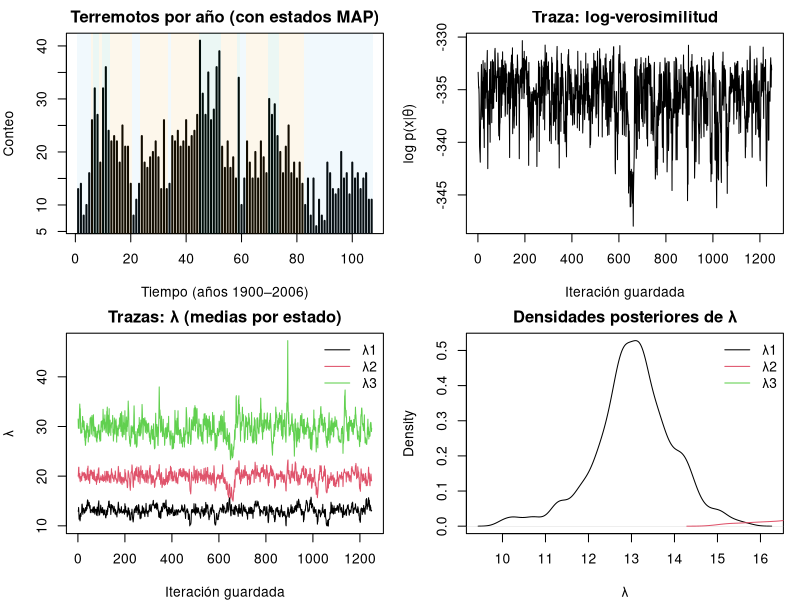

The R script that drew this image:
## ------------------------------------------------------------
## Poisson–HMM con muestreador de Gibbs (basado en Scott / Frühwirth-Schnatter)
## Datos: Tabla 1.1 – Terremotos mayores (Mag ≥ 7), 1900–2006 (107 obs)
## Modelo:
##   C_t | C_{t-1} ~ Markov(Γ) en estados {1,...,m}
##   X_t | C_t=i    ~ Poisson(λ_i), con λ_i = sum_{j=1}^i τ_j, τ_j >= 0
## Priori:
##   Fila r de Γ ~ Dirichlet(ν_r)      (independientes por fila)
##   τ_j        ~ Gamma(a_j, b_j)      (forma a_j, tasa b_j; independientes)
## Pasos del Gibbs (como en las páginas adjuntas):
##   1) Muestrear C_{1:T} | x, θ con mensajes hacia adelante + muestreo hacia atrás
##   2) Descomponer cada x_t en contribuciones (x_{1t},...,x_{it}) vía Multinomial
##   3) Actualizar Γ por filas con Dirichlet(ν_r + conteos de transición)
##   4) Actualizar τ_j con Gamma(a_j + sum_t x_{jt},  b_j + N_j),
##      donde N_j = #{t : C_t ≥ j} (régimen j activo en t)
## ------------------------------------------------------------

set.seed(1)

## -----------------------
## 0) Datos de terremotos (Tabla 1.1)
##    (leer por renglones; 107 conteos anuales)
## -----------------------
x <- c(
  13,14,8,10,16,26,32,27,18,32,36,24,22,23,22,18,25,21,21,14,
  8,11,14,23,18,17,19,20,22,19,13,26,13,14,23,22,24,21,22,26,21,
  23,24,27,41,31,27,35,26,28,36,39,21,17,22,17,19,15,34,10,15,
  22,18,15,20,15,22,19,16,30,27,29,23,20,16,21,25,16,18,15,
  18,14,10,15,8,15,6,11,8,7,18,16,13,12,13,20,15,16,12,18,
  15,16,13,15,16,11,11
)

T <- length(x)  # debería ser 107

## -----------------------
## 1) Tamaño del modelo y priori
## -----------------------
m <- 3  # número de estados ocultos (puedes probar m=2,3,4)

# Hiperparámetros Dirichlet para las filas de Γ (ν_r es vector por fila)
# Usamos priori débilmente informativa y simétrica.
nu <- matrix(1, nrow = m, ncol = m)   # ν_rj = 1 (uniforme en el simplex)

# Priori Gamma(a_j, b_j) para τ_j (forma a_j, tasa b_j).
# Priori ligeras que permiten λ ordenadas pero flexibles.
a <- rep(1.0, m)     # forma
b <- rep(0.1, m)     # tasa  (media a/b = 10; ajusta si quieres)

## -----------------------
## 2) Auxiliares: muestreo y utilidades
## -----------------------

# Muestreador Dirichlet (para una fila)
rdirichlet_row <- function(alpha) {
  g <- rgamma(length(alpha), shape = alpha, rate = 1)
  g / sum(g)
}

# PMF de Poisson vectorizada sobre un conjunto de medias
dpois_vec <- function(y, lambda) {
  # regresa vector de largo length(lambda): P(Y=y | λ=lambda[i])
  dpois(y, lambda = lambda)
}

# De τ a λ (acumulada, impone orden λ_1 ≤ λ_2 ≤ ...)
tau_to_lambda <- function(tau) cumsum(tau)

# Mensajes hacia adelante α_t(i) ∝ P(x_{1:t}, C_t=i | θ), normalizados por t.
# Regresa list(alpha = matriz T x m de α normalizados,
#              loglik = suma de log c_t con c_t las constantes de escalamiento)
forward_messages <- function(x, lambda, Gamma) {
  T <- length(x); m <- length(lambda)
  alpha <- matrix(0, nrow = T, ncol = m)
  cscale <- numeric(T)
  
  # Distribución inicial: estacionaria de Γ o uniforme (usamos uniforme)
  pi0 <- rep(1/m, m)
  
  # t = 1
  emit1 <- dpois_vec(x[1], lambda)
  alpha1_unnorm <- pi0 * emit1
  cscale[1] <- sum(alpha1_unnorm)
  alpha[1, ] <- alpha1_unnorm / cscale[1]
  
  # t >= 2
  for (t in 2:T) {
    emit <- dpois_vec(x[t], lambda)
    pred <- as.numeric(alpha[t-1, ] %*% Gamma)   # longitud m
    at_unnorm <- pred * emit
    cscale[t] <- sum(at_unnorm)
    alpha[t, ] <- at_unnorm / cscale[t]
  }
  list(alpha = alpha, loglik = sum(log(cscale)))
}

# Muestreo hacia atrás de la trayectoria oculta usando α y Γ
backward_sample_states <- function(alpha, Gamma) {
  T <- nrow(alpha); m <- ncol(alpha)
  C <- integer(T)
  
  # Muestrea C_T ~ Categórica(α_T)
  C[T] <- sample.int(m, size = 1, prob = alpha[T, ])
  
  # Para t = T-1,...,1:
  for (t in (T-1):1) {
    # P(C_t = i | C_{t+1}=j, x) ∝ α_t(i) Γ_{ij}
    prob <- alpha[t, ] * Gamma[, C[t+1]]
    prob <- prob / sum(prob)
    C[t] <- sample.int(m, size = 1, prob = prob)
  }
  C
}

# Construye la matriz de conteos de transición a partir de una trayectoria de estados
transition_counts <- function(C, m) {
  M <- matrix(0, m, m)
  for (t in 1:(length(C)-1)) {
    M[C[t], C[t+1]] <- M[C[t], C[t+1]] + 1
  }
  M
}

# Descomponer x_t en contribuciones de regímenes activos cuando C_t = i.
# Muestrea (x_{1t},...,x_{it}) ~ Multinomial(x_t, p_j ∝ τ_{1:i})
# y fija x_{jt}=0 para j>i. Regresa vector de tamaño m.
decompose_xt <- function(xt, i, tau) {
  m <- length(tau)
  contrib <- integer(m)
  if (xt > 0 && i >= 1) {
    probs <- tau[1:i]
    probs <- probs / sum(probs)
    draw <- rmultinom(1, size = xt, prob = probs)[,1]
    contrib[1:i] <- draw
  }
  contrib
}

## -----------------------
## 3) Inicialización
## -----------------------
# Γ inicial con filas Dirichlet aleatorias
Gamma <- t(apply(nu, 1, rdirichlet_row))

# τ inicial desde la priori; calcular λ
tau <- rgamma(m, shape = a, rate = b)
lambda <- tau_to_lambda(tau)

# Trayectoria inicial: aleatoria (podrías usar clustering simple)
C <- sample.int(m, size = T, replace = TRUE)

## -----------------------
## 4) Parámetros del Gibbs
## -----------------------
n_iter   <- 4000
burn_in  <- 1500
thin     <- 2

keep_idx <- seq(burn_in + 1, n_iter, by = thin)
S <- length(keep_idx)

# Almacenamiento
store_lambda <- matrix(NA_real_, nrow = S, ncol = m)
store_tau    <- matrix(NA_real_, nrow = S, ncol = m)
store_Gamma  <- array(NA_real_, dim = c(S, m, m))
store_loglik <- numeric(S)

## -----------------------
## 5) Muestreador de Gibbs
## -----------------------
s <- 0
for (it in 1:n_iter) {
  
  ## ---- (a) Muestrear C_{1:T} | x, θ con FF/BS
  fw <- forward_messages(x, lambda, Gamma)
  C  <- backward_sample_states(fw$alpha, Gamma)
  
  ## ---- (b) Descomponer conteos x_t en contribuciones x_{jt}
  # Construir matriz de contribuciones Xcontrib (m x T) y N_j activos
  Xcontrib <- matrix(0L, nrow = m, ncol = T)
  Nj <- integer(m)  # veces que el régimen j está activo (C_t ≥ j)
  
  for (t in 1:T) {
    i <- C[t]
    # el régimen j está activo sii j ≤ i
    if (i >= 1) {
      contrib <- decompose_xt(x[t], i, tau)
      Xcontrib[, t] <- contrib
      # Contar activos: para j=1..i sumar 1
      if (i >= 1) Nj[1:i] <- Nj[1:i] + 1
    }
  }
  
  ## ---- (c) Actualizar Γ por filas desde Dirichlet(ν_r + conteos de transición)
  Tr <- transition_counts(C, m)  # matriz m x m de conteos
  for (r in 1:m) {
    Gamma[r, ] <- rdirichlet_row(nu[r, ] + Tr[r, ])
  }
  
  ## ---- (d) Actualizar τ_j ~ Gamma(a_j + sum_t x_{jt},  b_j + N_j)
  shape_post <- a + rowSums(Xcontrib)
  rate_post  <- b + Nj
  tau <- rgamma(m, shape = shape_post, rate = rate_post)
  
  ## ---- (e) Recalcular λ (medias ordenadas)
  lambda <- tau_to_lambda(tau)
  
  ## ---- (f) Guardar draws después de burn-in/thinning
  if (it %in% keep_idx) {
    s <- s + 1
    store_lambda[s, ] <- lambda
    store_tau[s, ]    <- tau
    store_Gamma[s, ,] <- Gamma
    store_loglik[s]   <- fw$loglik
  }
  
  if (it %% 500 == 0) {
    cat(sprintf("Iter %4d | loglik %.2f | lambda: %s\n",
                it, fw$loglik, paste(round(lambda,2), collapse=", ")))
  }
}

## -----------------------
## 6) Resúmenes posteriores
## -----------------------
post_lambda_mean <- colMeans(store_lambda)
post_lambda_ci   <- t(apply(store_lambda, 2, quantile, probs = c(0.05,0.95)))

post_Gamma_mean  <- apply(store_Gamma, c(2,3), mean)

cat("\nMedia posterior de lambda (medias por estado):\n")
print(round(post_lambda_mean, 3))
cat("\nIntervalos posteriores 90% para lambda:\n")
print(round(post_lambda_ci, 3))

cat("\nMatriz de transición Γ (media posterior):\n")
print(round(post_Gamma_mean, 3))

## -----------------------
## 7) Opcional: vistazo a estados decodificados
##    (estado MAP puntual usando los α del último promedio)
## -----------------------
fw_last <- forward_messages(x, colMeans(store_lambda), apply(store_Gamma, c(2,3), mean))
map_states <- max.col(fw_last$alpha, ties.method = "first")

# Plots rápidos en base R (puedes cambiar a ggplot si prefieres)
par(mfrow = c(2,2), mar=c(4,4,2,1))

# (i) Datos con bandas por estado MAP
plot(x, type="h", lwd=2, main="Terremotos por año (con estados MAP)",
     xlab="Tiempo (años 1900–2006)", ylab="Conteo")
cols <- c("#56B4E9","#E69F00","#009E73","#CC79A7")[1:m]
rect_x <- 1:T
rect_y0 <- rep(par("usr")[3], T)
rect_y1 <- rep(par("usr")[4], T)
for (t in 1:T) rect(t-0.5, rect_y0[t], t+0.5, rect_y1[t], col=adjustcolor(cols[map_states[t]], 0.08), border=NA)

# (ii) Traza de la verosimilitud logarítmica
plot(store_loglik, type="l", main="Traza: log-verosimilitud", xlab="Iteración guardada", ylab="log p(x|θ)")

# (iii) Trazas de λ
matplot(store_lambda, type="l", lty=1, main="Trazas: λ (medias por estado)", xlab="Iteración guardada", ylab="λ")
legend("topright", legend=paste0("λ",1:m), col=1:m, lty=1, bty="n")

# (iv) Densidades posteriores de λ
plot(density(store_lambda[,1]), main="Densidades posteriores de λ", xlab="λ", ylim=c(0,max(sapply(1:m, function(j) max(density(store_lambda[,j])$y)))))
for (j in 2:m) lines(density(store_lambda[,j]), col=j)
legend("topright", legend=paste0("λ",1:m), col=1:m, lty=1, bty="n")
